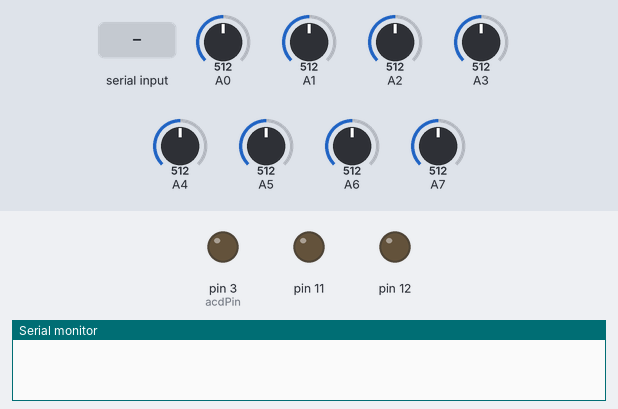
The sketch below on a simulated Arduino Uno, built with avr-gcc and run on an emulated ATmega328P. Parts: output pins drawn as LEDs (lit = HIGH), the last lines printed to the serial monitor. Dashed ring = blinking. The test bench sets the inputs (shaded band); at power-on: A1 = 512, A0 = 512, A2 = 512, A3 = 512, A4 = 512, A5 = 512, A6 = 512, A7 = 512.

Above: at 0.9 s.
1.0 s: "$" received over Serial
At 2.41 s:
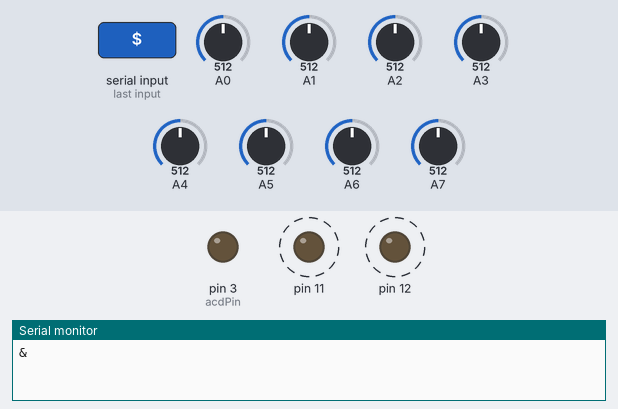
4.0 s: A1 set to 242
7.0 s: A1 set to 222
Timing chart, 0 to 16.0 s (numbered marks = the images above; inputs shaded):
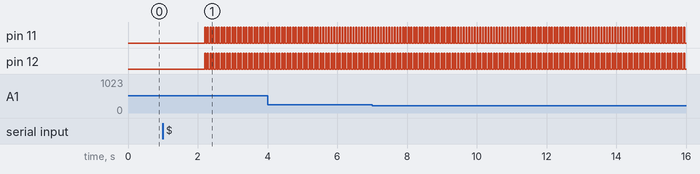

Measured:
- after the input at 1.0 s, pin 11, pin 12: alternates HIGH for 0.03 s and LOW for 0.05 s, starting after 1.2 s

The sketch:

DimmerThermistorArduinoCodev7.ino
```cpp
//Dimmer Control and Thermometer using thermistor
//Libraries
#include "RBDdimmer.h" //https://github.com/RobotDynOfficial/RBDDimmer
using namespace std;

//10K Thermistor Setup
/*thermistor parameters:
 * RT0: 10 000 Ω
 * B: 3977 K +- 0.75%
 * T0:  25 C
 * +- 5%
 */
//These values are in the datasheet
#define RT0 10000   // Ω
#define B 3950      // in kilos (Beta Constant)
#define R0 10000  //R=10KΩ
#define VCC 5    //Supply voltage

//100K Thermistor Array Setup !!NOTE: Same B and VCC
#define RT1 100000   // Ω
#define R1 100000  //R=100KΩ
//--------------------------------------

//Variables
float RT, VR, ln, T0, T1, VRT;
float TX0, TX1, TX2, TX3, TX4, TX5, TX6, TX7;
//End Thermistor Setup

//Dimmer Setup
const int zeroCrossPin  = 2;
const int acdPin  = 3;
// End Dimmer Setup

// Define global variables
bool bTempReached;
bool bMaxTempWarning;
bool bIsStable;
int i, n;
int iStable; // Number of iterations to verify stability
int power; // Starting power level for dimmer
int wantTempC, wantTempF, tempFDif, currentTempF, maxTempC;
String sendData;

//Objects
dimmerLamp acd(acdPin);
//End Dimmer Setup


void setup() {
acd.begin(NORMAL_MODE, OFF); // Stop Dimmer Control
// Reset variable values
bIsStable = 0;
i = 0;
n = 0;
iStable = 20; // Number of iterations to verify stability
power  = 25; // Starting power level for dimmer
wantTempC = 0;
wantTempF = 0;
maxTempC = 55;
tempFDif = 0;
currentTempF = 0;
bMaxTempWarning = false;
T0 = 25 + 273.15; //Temperature T0 from datasheet,
                    //conversion from Celsius to kelvin
T1 = 25 + 273.15; //Temperature T1 from datasheet,
                    //conversion from Celsius to kelvin

   //Set Digital Pins to Output (Used to power thermistors)
      //10K Thermistor on D11, 100k Array on D12
    pinMode(11, OUTPUT);
    pinMode(12, OUTPUT);

   //Init Serial USB
  Serial.begin(115200);

   //User must input Wanted Temp (C) in Python for Serial Monitor
  while(Serial.available() < 1){
  }
  wantTempC = Serial.parseInt();
  wantTempF = floor(((wantTempC * 1.8) + 32));
  if(wantTempC != 0){
  acd.begin(NORMAL_MODE, ON); // Begin Dimmer Control
  } else {
  acd.begin(NORMAL_MODE, OFF); // Begin Dimmer Control
    if (Serial.available() == 0){
      Serial.println("&"); // Ping Python temperature reached
      delay(200);
    }
  }
}


void loop() {
  // Get temp and set the Power
  GetTemp();
  if(bMaxTempWarning){
   acd.setPower(0); // setPower(0) for Emergency shutoff
   Serial.println("@");
   Serial.flush();
  }else{
    if(wantTempC != 0){
     SetPower();
    }
    if(Serial.peek() == '$') {
     Serial.read();
     WriteTemp();
    }
    if(Serial.peek() == '^') { // Emergency shutoff from Python
      acd.setPower(0); // setPower(0) for Emergency shutoff
      bMaxTempWarning = true;
    }
  }
  delay(50);
}


void SetPower(){/*function SetPower*/
 // Set the new power Level
    //Conversion to Farenheit for accuracy
    currentTempF = floor(((TX0 * 1.8) + 32));
    tempFDif = abs(currentTempF - wantTempF);

    if(power<75 && currentTempF<(wantTempF - 0.25)) {
      power = power + 1;
    } else if(power>15 && currentTempF>(wantTempF + 0.15)){
      power = power - 1;
    } else if(!bIsStable && tempFDif <= 0.1){
      n++; // Increment n if SetTemp has been reached
           // and temperature hasn't stabilized  yet
    }
    acd.setPower(power); // setPower(0-95%);
   //------------------------ Power Level Adjusted
    if(!bIsStable) {
        WriteTemp();
      if(n==iStable){ // Temperature stable
        bIsStable = 1;
        if (Serial.available() == 0){
            Serial.println("&"); // Ping Python temperature reached
            delay(200);
        }
    }
   }
}

void CheckMax(float thisTemp) {
  if(thisTemp >= maxTempC){
  bMaxTempWarning = true;
  }
}

void GetTemp(){/*function GetTemp*/
  //Ambient Temp Reading and Display
    digitalWrite(11, HIGH); //Apply 5V to 10K Thermistor Divider
    digitalWrite(12, HIGH); //Apply 5V to 10K Thermistor Divider
    delay(25);
    VRT = analogRead(0); //Acquisition analog value of VRT
    digitalWrite(11, LOW); //Apply 0V to 10K Thermistor Divider
    //Conversion to voltage 1023 is Analog Resolution
    VRT = (5.00 / 1023.00) * VRT;
    VR = VCC - VRT;                   //Original voltage Reading
    RT = VRT / (VR / R0);             //Resistance of thermistor
    ln = log(RT / RT0);
    TX0 = (1 / ((ln / B) + (1 / T0))); //Temperature from thermistor
    TX0 = TX0 - 273.15;                 //Conversion to Celsius
  //------------------------------ End Ambient Reading

  //Battery Temp Readings and Display
    for (i = 1; i < 8; i++){
      VRT = analogRead(i); //Acquisition analog value of VRT
      //Conversion to voltage 1023 is Analog Resolution
      VRT = (5.00 / 1023.00) * VRT;
      VR = VCC - VRT;
      RT = VRT / (VR / R1);             //Resistance of thermistor
      ln = log(RT / RT1);

      switch(i) {
      case 1:
        TX1 = (1 / ((ln / B) + (1 / T1))); //Temperature from thermistor
        TX1 = TX1 - 273.15; //Conversion to Celsius
        CheckMax(TX1);
        break;
      case 2:
        TX2 = (1 / ((ln / B) + (1 / T1))); //Temperature from thermistor
        TX2 = TX2 - 273.15; //Conversion to Celsius
        CheckMax(TX2);
        break;
      case 3:
        TX3 = (1 / ((ln / B) + (1 / T1))); //Temperature from thermistor
        TX3 = TX3 - 273.15; //Conversion to Celsius
        CheckMax(TX3);
        break;
      case 4:
        TX4 = (1 / ((ln / B) + (1 / T1))); //Temperature from thermistor
        TX4 = TX4 - 273.15; //Conversion to Celsius
        CheckMax(TX4);
        break;
      case 5:
        TX5 = (1 / ((ln / B) + (1 / T1))); //Temperature from thermistor
        TX5 = TX5 - 273.15; //Conversion to Celsius
        CheckMax(TX5);
        break;
      case 6:
        TX6 = (1 / ((ln / B) + (1 / T1))); //Temperature from thermistor
        TX6 = TX6 - 273.15; //Conversion to Celsius
        CheckMax(TX6);
        break;
      case 7:
        TX7 = (1 / ((ln / B) + (1 / T1))); //Temperature from thermistor
        TX7 = TX7 - 273.15; //Conversion to Celsius
        CheckMax(TX7);
        break;
      }
     }
    digitalWrite(12, LOW); //Apply 0V to 10K Thermistor Divider
  //------------------------------ End Battery Readings
}

void WriteTemp(){/*function WriteTemp*/
      sendData = "";
    sendData += String(TX0);
    sendData += String('\t');
    sendData += String(TX1);
    sendData += String('\t');
    sendData += String(TX2);
    sendData += String('\t');
    sendData += String(TX3);
    sendData += String('\t');
    sendData += String(TX4);
    sendData += String('\t');
    sendData += String(TX5);
    sendData += String('\t');
    sendData += String(TX6);
    sendData += String('\t');
    sendData += String(TX7);
    Serial.println(sendData);
    Serial.flush();
}
```
